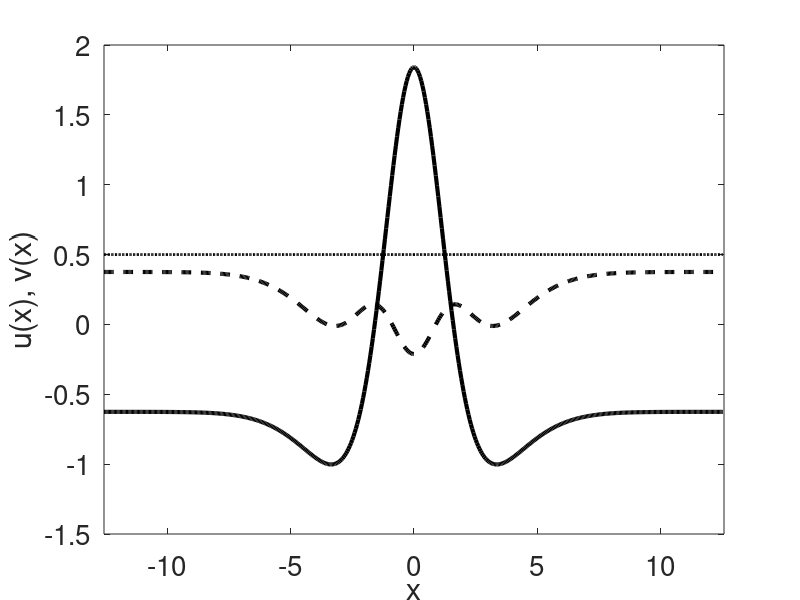

MATLAB code for this plot:
%% This code simulates the model from
%  'A dynamic neural field model of continuous input integration'
%  by W. Wojtak et al.
%  but with negative feedback, i.e. the signs of u, v, and conv are changed.

clear; clc
%% Spatial coordinates
L = 4*pi; N = 2^9; dx = 2*L/N; xDim = (-L+(0:N-1)*dx);

%% Temporal coordinates
dt = .01; tspan = 0:dt:50; M = numel(tspan);

%% Functions
kernel = @(x,A_ex,s_ex,A_in,s_in,g_i) A_ex* exp(-0.5 * (x).^2 / s_ex^2) - A_in * exp(-0.5 * (x).^2 / s_in^2) - g_i;
gauss = @(x,mu,sigma) exp(-0.5*(x-mu).^2/sigma^2);
sigmoid = @(x,beta,theta)  1./ (1 + exp(-beta*(x-theta)));

%% Paramaters
p(1) = 1000;   % beta
p(2) = 2;      % A_ex
p(3) = 1.25;   % s_ex
p(4) = 1;      % A_inh
p(5) = 2.5;    % s_inh
p(6) = 0.1;    % w_inh
p(7) = 0.5;    % theta

beta = p(1); theta = p(7); tau = 1;

%% Initial data
K = 0.0;
u_field =  -theta * ones(1, N); v_field = K - u_field;
history_u = zeros(M, N);
history_v = zeros(M, N);

%% Connectivity function
w = kernel(xDim,p(2),p(3),p(4),p(5),p(6)); wHat = fft(w);

%% Input
A_I = 3; sigma_I = 1;
Input = zeros(M, N);
Input_pattern = A_I * gauss(xDim, 0, sigma_I);
Input(1/dt:2/dt, :) = repmat(Input_pattern,1+(1/dt),1);

%% Main loop
for i = 1:M
    f = sigmoid(u_field, beta, theta);
    convolution = dx * ifftshift(real(ifft(fft(f) .* wHat)));
    % 2-field model:
    u_field = u_field + dt/tau * (-u_field + convolution - v_field + Input(i, :));
    v_field = v_field + dt/tau * (-v_field + convolution - u_field);
    history_u(i,:) = u_field; history_v(i,:) = v_field;
end

%% Plot results
figure
plot(xDim,u_field,'k','linewidth',3), hold on
plot(xDim,v_field,'--k','linewidth',3), hold on
% plot(xDim,u_field+v_field,'-m','linewidth',4), hold on
plot(xDim,theta*ones(1,N),':k','linewidth',2);
xlabel('x'); ylabel('u(x), v(x)');
ax = gca;
set(gca,  'FontSize', 20)
set(gca,  'XLim', [-L L])

